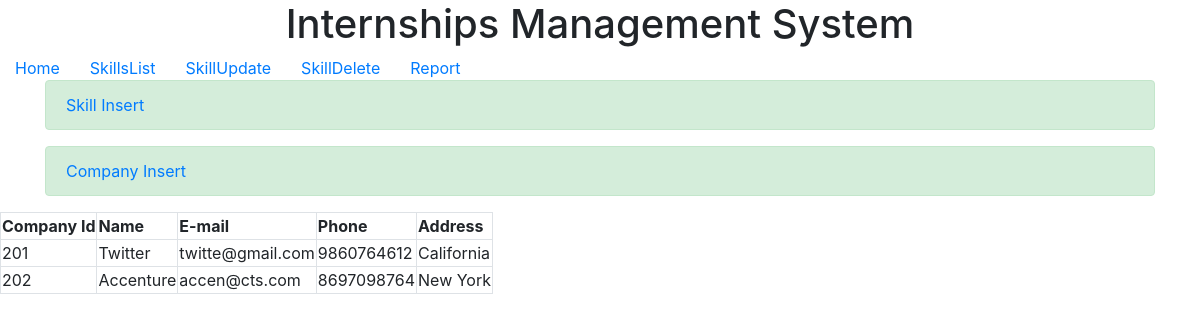
/CompanyList.php, run on the app's committed database.
### tables this page shows
CREATE TABLE `company` (
  `CompanyId` int(11) NOT NULL,
  `Name` varchar(255) NOT NULL,
  `Email` varchar(40) NOT NULL,
  `Phone` varchar(15) NOT NULL,
  `Address` varchar(255) NOT NULL
);

### CompanyList.php (the view, shortened to what this page needs)
<!DOCTYPE html>
<html lang="en">
<head>
  <link rel="stylesheet" href="https://maxcdn.bootstrapcdn.com/bootstrap/4.0.0-beta.2/css/bootstrap.min.css">
</head>
<body>
<?php
include 'index.php';
$servername = "localhost";
$username = "root";
$password = "";
$dbname = "project_dbs";
$conn = new mysqli($servername, $username, $password, $dbname);
$companyId = $_POST['companyId'];
$name = $_POST['name'];
$email = $_POST['email'];
$phone = $_POST['phone'];
$address = $_POST['address'];
$sql = "INSERT INTO `company`(`CompanyId`, `Name`, `Email`, `Phone`, `Address`) VALUES ('$companyId', '$name', '$email', '$phone', '$address')";
$conn->query($sql);
$sql = "SELECT * FROM Company";
$result = $conn->query($sql);
?>
<table class="table-bordered">
<th>Company Id</th>
<th>Name</th>
<th>E-mail</th>
<th>Phone</th>
<th>Address</th>
<?php
if ($result->num_rows > 0) {
    while($row = $result->fetch_assoc()) {
?>
<tr>
	<td> <?php echo $row["CompanyId"] ?> </td>
	<td> <?php echo $row["Name"] ?> </td>
	<td> <?php echo $row["Email"] ?> </td>
	<td> <?php echo $row["Phone"] ?> </td>
	<td> <?php echo $row["Address"] ?> </td>
</tr>
<?php
    }
} else {
    echo "0 results";
}
?>
</table>
</body>
</html>

### data on the page
company: CompanyId "201", Name "Twitter", Email "twitte@gmail.com", Phone "9860764612", Address "California"
company: CompanyId "202", Name "Accenture", Email "accen@cts.com", Phone "8697098764", Address "New York"
